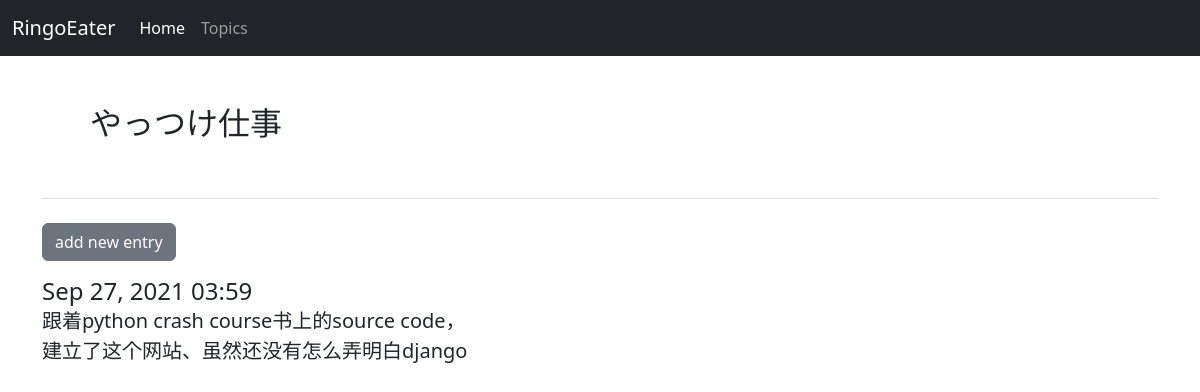
Page /topics/1/ on the earlier database version.
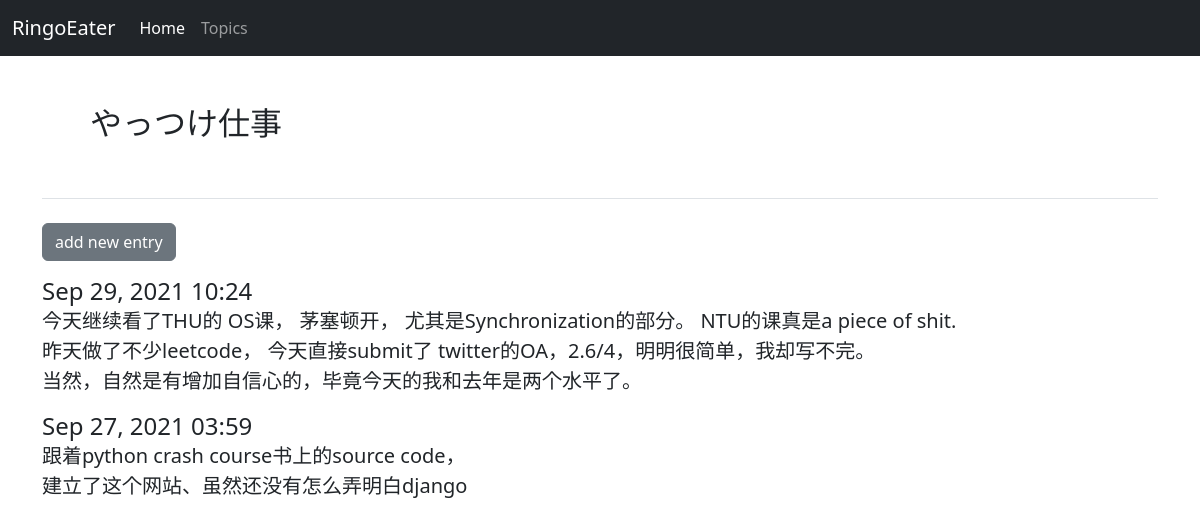
Same page on the later database version.
### learning_logs/models.py (models this page shows, shortened)
class Entry(models.Model):
    topic= models.ForeignKey(Topic, on_delete= models.CASCADE)
    text= models.TextField()
    date_added= models.DateTimeField(auto_now_add= True)
    class Meta:
        verbose_name_plural= 'entries'

### learning_logs/views.py (the view)
# urls.py: path('topics/<int:topic_id>/', views.topic, name="topic"),
def topic(request, topic_id):
    topic= Topic.objects.get(id= topic_id)
    entries= topic.entry_set.order_by('-date_added')
    context= {'topic': topic, 'entries': entries}
    return render(request, 'learning_logs/topic.html', context)

### learning_logs/models.py (called while the page is built)
    def __str__(self):
        return self.text

### learning_logs/templates/learning_logs/topic.html (shortened to what this page needs)
{% extends 'learning_logs/base.html' %}
{% block page_header %}
  <h2 class="m-5">{{ topic }}</h2>
{% endblock page_header %}
{% block content %}
   <div><a class="btn btn-secondary mb-3 mt-3" href="{% url 'learning_logs:new_entry' topic.id %}">add new entry</a> </div>
  {% for entry in entries %}
    <h4 class= "card-header">{{ entry.date_added|date:'M d, Y H:i' }}</h4>
    <div class="card-body lead">
      {{ entry.text|linebreaks }}
    </div>
  {% empty %}
    There are no entries for this topic yet.
  {% endfor %}
{% endblock content %}

Differences in the rows shown:
added Entry: date_added "Sep 29, 2021 10:24", text "今天继续看了THU的 OS课， 茅塞顿开， 尤其是Synchronization的部分。 NTU的课真是a piece of shit. 昨天做了不少leetcode， 今天直接submit了 twitter的OA，2.6/4，明明很简单，我却写不完。 当然，自然是有增加自信心的，毕竟今天的我和去年是两个水平了。"
